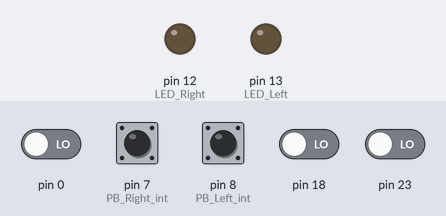
A sketch run on a simulated Arduino Uno, built with avr-gcc and run on an emulated ATmega328P. Parts: output pins drawn as LEDs (lit = HIGH). Dashed ring = blinking. The inputs (shaded band) are chosen by the test bench; at power-on: pin 0, pin 7 (PB_Right_int), pin 8 (PB_Left_int), pin 18, pin 23 LOW.

Above: at 1.2 s.
1.3 s: pin 0 driven HIGH
At 4.2 s:
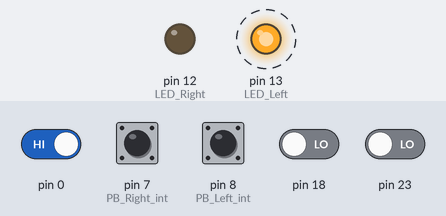
4.3 s: pin 23 driven HIGH
At 6.2 s:
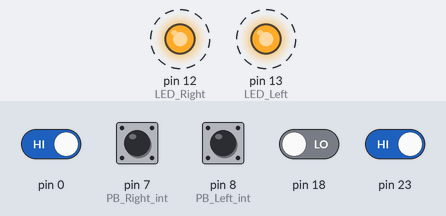
Timing chart, 0 to 14.3 s (numbered marks = the images above; inputs shaded):
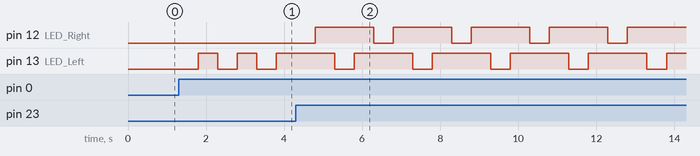

The sketch:

BikeMonitorRC2.ino
```cpp
/*-----( Import needed libraries )-----*/
#include <PinChangeInterrupt.h>
/*-----( Declare Constants and Pin Numbers )-----*/
#define LED_Left 13
#define LED_Right 12
/*-----( Declare Variables )-----*/
////setup buttons
int PB_Left_int = 8;
int PB_Right_int= 7;
///////////////State of buttons
boolean buttonPushedLeft = false;
boolean buttonPushedRight = false;
////////Bluetooth///////////
char INBYTE;
unsigned long oldTime = millis();
unsigned long newTime= millis();
unsigned long elapseTime;
long sendrev;
long prevrev;
bool request;
bool conn;
int wait;
//////Hall Effect Sensor///////
long rev;
long old_rev;
volatile int old_time; // in order to store the time value of the current state, to be used in next state
int perimeter;// pi*diameter
int diameter; // diameter of the tire
///////////////////////////////end of variables
void setup() {
  //Turning Lights//
  //set OUTPUTS
  Serial.begin(9600);
  pinMode(LED_Left, OUTPUT);
  pinMode(LED_Right,OUTPUT);
  pinMode(PB_Left_int, INPUT);
  pinMode(PB_Right_int, INPUT);
  //attach interrupt
  attachPinChangeInterrupt(0,ISR_left,RISING);
  attachPinChangeInterrupt(23,ISR_right,RISING);
  //////////////////
  //Bluetooth//
  long sendrev=0;
  long prevrev=0;
  bool request=false;
  bool conn=false;
  int wait=0;
  //////////////////
  //Hall Sensor//
  attachPinChangeInterrupt (18, magnet_detected, RISING);
  old_time = 0;
  perimeter = 0;
  diameter = 20;
  old_rev = 0;
  rev = 0;
  //////////////////
}

void loop() {
  ///////////////////HALL SENSOR/////////////////////////
  if (rev != old_rev){
    old_rev = rev;
 }
  ///////////////////////////////////////////////////////
  ///////////////////BLUETOOTH///////////////////////////
  request = msgReq();
  //conn=request;
  msgSend(request);
  ///////////////////////////////////////////////////////
  ////////////////////TURNING LIGHTS/////////////////////
  int buttonStateLeft = digitalRead(PB_Left_int);
  int buttonStateRight= digitalRead(PB_Right_int);
  if (buttonPushedLeft == true){
    blink_left();
    }else {digitalWrite(LED_Left,LOW);}
  if (buttonPushedRight == true){
    blink_right();
    }else {digitalWrite(LED_Right, LOW);}
  ///////////////////////////////////////////////////////

}

/*-----( Functions )-----*/

//////////////////////////TURNING LIGHTS////////////////////////////////////////
//Interrupts
void ISR_left(){
  buttonPushedLeft = !buttonPushedLeft;

  }
 void ISR_right(){
  buttonPushedRight = !buttonPushedRight;
  }
///////////////////////////////////////////////////
void blink_left(){
      // blinking loop
        digitalWrite (LED_Left, LOW);
        delay (500);
        digitalWrite (LED_Left, HIGH);
        delay (500);
}
void blink_right(){
      // blinking loop
        digitalWrite (LED_Right, LOW);
        delay (500);
        digitalWrite (LED_Right, HIGH);
        delay (500);
}
////////////////////////////////////////////////////////////////////////////////
//////////////////////////////BLUETOOTH/////////////////////////////////////////
bool msgReq() {//wait for command to be sent
  INBYTE = Serial.read();
  if (INBYTE == '1') {
    return true;
  }
  else {
    return false;
  }
}
void msgSend(bool request) {
  if (request) {
    //Get the time elapsed
    newTime= millis();
    elapseTime= newTime-oldTime;
    //number of revs since last request
    sendrev=rev-prevrev;
    prevrev=rev;
    //reset time counter
    oldTime=millis();
    //send data
    Serial.print("Time  ");
    Serial.println(elapseTime);
    Serial.print("Revs ");
    Serial.println(sendrev);
    Serial.print("total ");
    Serial.println(rev);
    }
//  if(!conn){
//    wait++;
//    Serial.println(wait);
//    if (wait==10){
//      wait=0;
//    }
//   }

  request=false; //reset request to false
}
////////////////////////////////////////////////////////////////////////////////
/////////////////////////////HALL SENSOR////////////////////////////////////////
void magnet_detected(){
  rev++;
  Serial.println(rev);
  }
////////////////////////////////////////////////////////////////////////////////
```

Measured:
- after the input at 1.3 s, pin 13 (LED_Left): alternates HIGH for 0.50 s and LOW for 0.50 s, starting after 0.50 s
- after the input at 4.3 s, pin 12 (LED_Right): alternates HIGH for 1.5 s and LOW for 0.50 s, starting after 0.50 s; pin 13 (LED_Left): alternates HIGH for 1.5 s and LOW for 0.50 s, starting after 1.0 s
